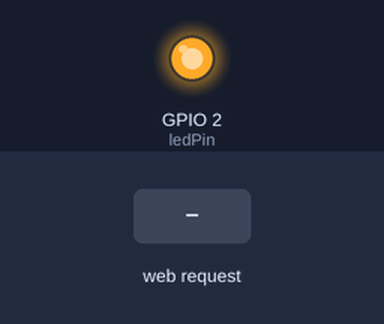
A sketch run on a simulated ESP8266 (NodeMCU). Parts: output pins drawn as LEDs (lit = HIGH). The test bench sets the inputs (shaded band). WiFi joins after 1.5 s; servers stay silent unless stated; what the sketch prints to the serial monitor is not drawn.

Above: at 2.7 s.
2.8 s: HTTP request GET /LED=ON received
At 4.0 s:
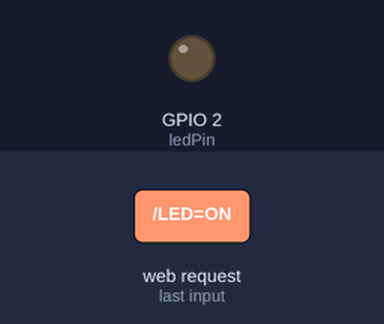
4.3 s: HTTP request GET /LED=OFF received
At 5.1 s:
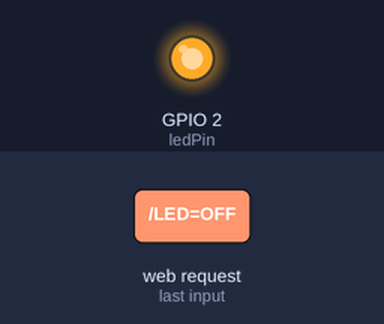
Timing chart, 0 to 7.3 s (numbered marks = the images above; inputs shaded):
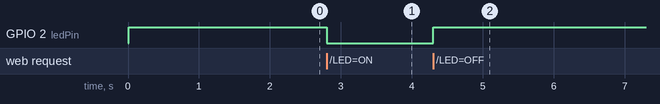

Measured:
- after the input at 2.8 s, GPIO 2 (ledPin): HIGH → LOW at once
- after the input at 4.3 s, GPIO 2 (ledPin): LOW → HIGH at once

The sketch:

ESP8266.ino
```cpp
/**
 * This code is to be uploaded to the NodeMCU module,
 * or adapted for use on the ESP directly.
 * --
 * For future note: connectivity should be done via
 * a) An app with direct communication to the MCU
 * b) automatic pairing via a phone hotspot (ask user to set up a predetermined hotspot,
 * negotiate broader network credentials from there)
 * c) local network (as is curretly configured, then input data so to connect to actual internet)
 * d) build a separate interface with knobs and buttons, and skip the cellphone altogether.
 *
 * Currently a Serial connection
 * Base code via
 * https://www.instructables.com/id/Quick-Start-to-Nodemcu-ESP8266-on-Arduino-IDE/
 */
#include <ESP8266WiFi.h>

#define ledPin BUILTIN_LED

// Note builtin treats HIGH as off & reverse
#if ledPin == BUILTIN_LED
  #define ON  LOW
  #define OFF HIGH
#else
  #define ON  HIGH
  #define OFF LOW
#endif


const char* ssid = "XXXXXXXXXXXXXXXXXX"; // WiFi Name
const char* password = "XXXXXXXXXXXXXX"; // WiFi Password

// Start wifi server (ESP is now an AP)
WiFiServer server(80);

void setup() {
  // Serial line to the Teensy
  // NOTE: Serial tx/rx pins mirror USB line
  Serial.begin(115200);
  delay(10);

  pinMode(ledPin, OUTPUT);
  digitalWrite(ledPin, OFF);

  // Connect to WiFi network
  Serial.println();
  Serial.println();
  Serial.print("Connecting to ");
  Serial.println(ssid);

  WiFi.begin(ssid, password);

  while (WiFi.status() != WL_CONNECTED) {
    delay(500);
    Serial.print(".");
  }
  Serial.println("");
  Serial.println("WiFi connected");
  Serial1.println("WIFI READY");

  // Start the server
  server.begin();
  Serial.println("Server started");

  // Print the IP address
  Serial.print("Use this URL to connect: ");
  Serial.print("http://");
  Serial.print(WiFi.localIP());
  Serial.println("/");

}

void loop() {
  // Check if a client has connected
  WiFiClient client = server.available();
  if (!client) {
    return;
  }

  // Wait until the client sends some data
  Serial.println("new client");
  while (!client.available()) {
    delay(1);
  }

  // Read the first line of the request
  String request = client.readStringUntil('\r');
  Serial.println(request);
  client.flush();

  /**
   * NOTE: in my rush to accomplish this interaction whilst sick,
   * the original code was lost.
   * The code below is NOT what was running during the final presentation,
   * although it illustrates the concept.
   */
  int value = OFF;
  if (request.indexOf("/LED=ON") != -1) {
    digitalWrite(ledPin, ON);
    value = ON;
  }
  if (request.indexOf("/LED=OFF") != -1) {
    digitalWrite(ledPin, OFF);
    value = OFF;
  }

  if (request.indexOf("/bitcrush") != -1) {
    Serial.println("b");
  }

  // Set ledPin according to the request
  // digitalWrite(ledPin, value);

  // Return the response
  client.println("HTTP/1.1 200 OK");
  client.println("Content-Type: text/html");
  client.println(""); //  do not forget this one

  client.println(renderHeader("index"));
  client.println(renderPage(0));

  client.print("Led pin is now: ");

  if (value == ON) {
    client.print("On");
  } else {
    client.print("Off");
  }
  client.println("<br><br>");
  client.println(
      "<a href=\"/LED=ON\"\"><button class='btn'>Turn On </button></a>");
  client.println("<a href=\"/LED=OFF\"\"><button class='btn'>Turn Off "
                 "</button></a><br />");
  client.println("</body></html>");

  delay(1);
  Serial.println("Client disonnected");
  Serial.println("");
}

// I have recreated missing functions that I've unfortunately seemingly lost.
// these current commits may be omitted from grading, I am including them purely
// for completeness, and as I intend on developing the project further
// missing functions from final: renderHeader(), renderpage() and parseurl()

String renderHeader(String title) {
  String html = ""; // declare the response
  // NOTE: in the future, use PROGMEM to store this data.
  // see: https://github.com/esp8266/Arduino/blob/master/doc/PROGMEM.rst

  // for code clarity, I've utilised the implicit string literal
  // concatenation in the c++ compiler.
  html = "<!DOCTYPE HTML>"
         "<html><head><meta charset='utf-8'>"
         "<meta http-equiv='X-UA-Compatible' content='IE=edge'>"
         "<meta name='viewport' content='width=device-width, initial-scale=1'>"
         "<link rel='stylesheet' " // uses lit 🔥 css framework, chosen for its size
         "href='https://cdn.jsdelivr.net/npm/@ajusa/lit@latest/dist/lit.css' />";

  html += "<title>" + title + "</title>"; // pass in the page title
  html += "</head><body class='c'>"; // container class on the body, derived from Lit.

  return html;
}

String renderPage(int pageID) {
  String html = "";


  switch (pageID)
  {
    case 0:
      html += "index page";
      break;

    case 2:
      html += "<button class='btn'>bitcrush</bitcrush>"; // bitcrush explanations here
      break;

    default:
      break;
  }

  html += "</body></html>"; // close tags

  return html;
}
```
